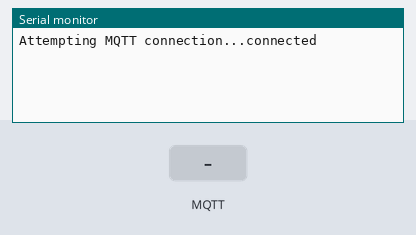
Bench run of a sketch on a simulated Arduino Uno, built with avr-gcc and run on an emulated ATmega328P. Parts: the last lines printed to the serial monitor. Inputs (shaded band) come from the test bench. WiFi joins after 1.5 s; servers stay silent unless stated; no MQTT or app messages arrive unless stated.

Above: at 2.7 s.
2.8 s: MQTT message "felix_rele" arrives on the first subscribed topic
At 3.6 s:
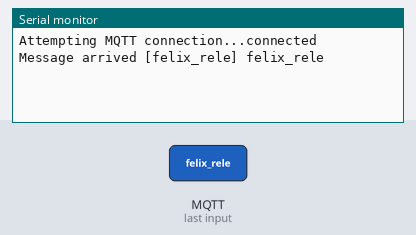
4.3 s: MQTT message "1" arrives on the first subscribed topic
At 4.8 s:
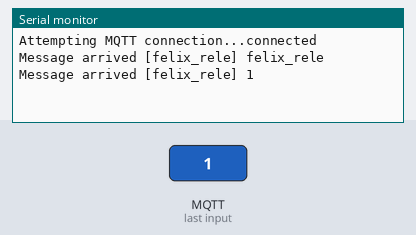
5.8 s: MQTT message "on" arrives on the first subscribed topic
At 7.0 s:
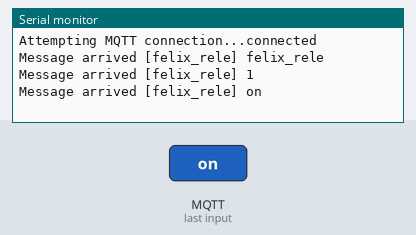
7.3 s: MQTT message "off" arrives on the first subscribed topic
At 8.2 s:
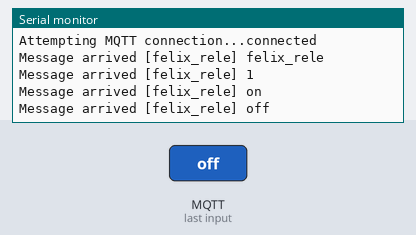

The sketch:

ArduinoMQTTFTemperaturaMODIF.ino
```cpp
/*
 Basic MQTT example

 This sketch demonstrates the basic capabilities of the library.
 It connects to an MQTT server then:
  - publishes "hello world" to the topic "outTopic"
  - subscribes to the topic "inTopic", printing out any messages
    it receives. NB - it assumes the received payloads are strings not binary

 It will reconnect to the server if the connection is lost using a blocking
 reconnect function. See the 'mqtt_reconnect_nonblocking' example for how to
 achieve the same result without blocking the main loop.

*/

#include <SPI.h>
#include <Ethernet.h>
#include <PubSubClient.h>

// Update these with values suitable for your network.
byte mac[] = { 0xDE, 0xAD, 0xBE, 0xEF, 0xFE, 0xED };
//byte mac[]    = {  0xD8, 0xA7, 0x56, 0x31, 0x06, 0xD0 };
IPAddress ip(192,168,8,20);
IPAddress server(192,168,8,3);

//Sensor
const int sensorPin= A0;
char lm35dz;
long now;
long lastMsg =0;
int value = analogRead(sensorPin);
float millivolts = (value / 1023.0) * 5000;
float celsius = millivolts / 10;

void callback(char* topic, byte* payload, unsigned int length) {
  Serial.print("Message arrived [");
  Serial.print(topic);
  Serial.print("] ");
  for (int i=0;i<length;i++) {
    Serial.print((char)payload[i]);
  }
  if(topic=="felix_rele"){
    if(payload[0]==1){
      digitalWrite(4, HIGH);
    }else{
       digitalWrite(4, LOW);
    }
  }
  Serial.println();
}

EthernetClient ethClient;
PubSubClient client(ethClient);

void reconnect() {
  // Loop until we're reconnected
  while (!client.connected()) {
    Serial.print("Attempting MQTT connection...");
    // Attempt to connect
    if (client.connect("arduinoClient")) {
      Serial.println("connected");
      // Once connected, publish an announcement...
      client.publish("felix_temp","Proba arduino esta publicant");
      // ... and resubscribe
      client.subscribe("felix_rele");
    } else {
      Serial.print("failed, rc=");
      Serial.print(client.state());
      Serial.println(" try again in 2 seconds");
      // Wait 5 seconds before retrying
      delay(5000);
    }
  }
}


void setup()
{
  Serial.begin(57600);

  client.setServer(server, 1883);
  client.setCallback(callback);

  Ethernet.begin(mac, ip);
  // Allow the hardware to sort itself out
  delay(1500);
}

void loop()
{
  int Value;         // variable que almacena el valor raw (0 a 1023)
  float milivolts, celsius;
  char charTemperature[] = "00.0";


  if (!client.connected()) {
    reconnect();
  }
  client.loop();

  now=millis();
  if ((now-lastMsg)>5000) {
    lastMsg = now;

    Value = analogRead(sensorPin);          // realizar la lectura
    milivolts = (Value / 1023.0) * 5000;
    celsius = milivolts / 10;

    if (client.connect("arduinoClient")) {


      dtostrf(celsius, 4, 1, charTemperature);
      client.publish("felix_temp", charTemperature);
    }
  }
}
```

Measured:
- after the input at 2.8 s, the serial monitor: prints a new line at once (image 1)
- after the input at 4.3 s, the serial monitor: prints a new line at once (image 2)
- after the input at 5.8 s, the serial monitor: prints a new line at once (image 3)
- after the input at 7.3 s, the serial monitor: prints a new line at once (image 4)
